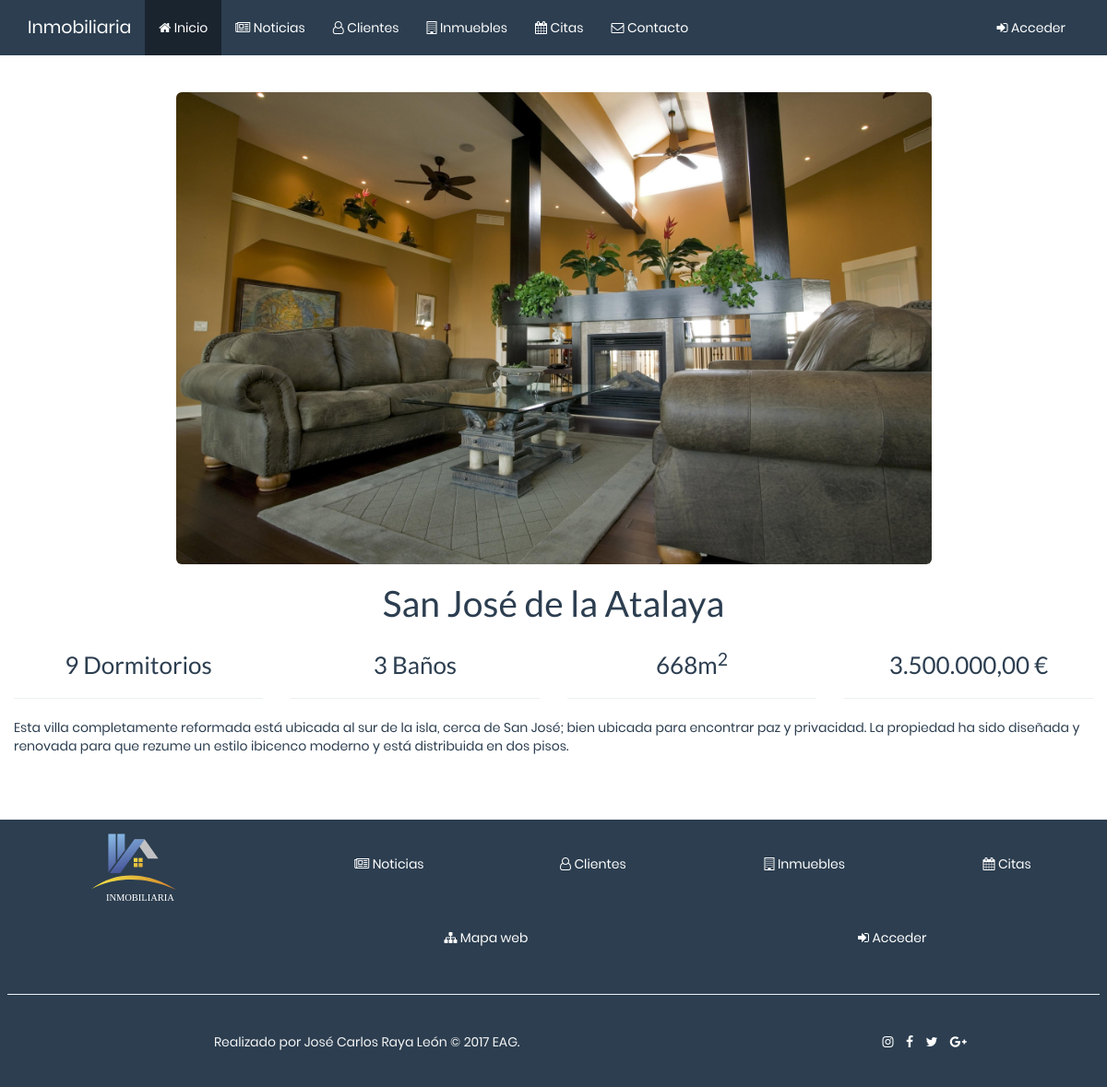
/php/inmuebles/inmueble.php?id=1, run on an earlier commit of the app's database.
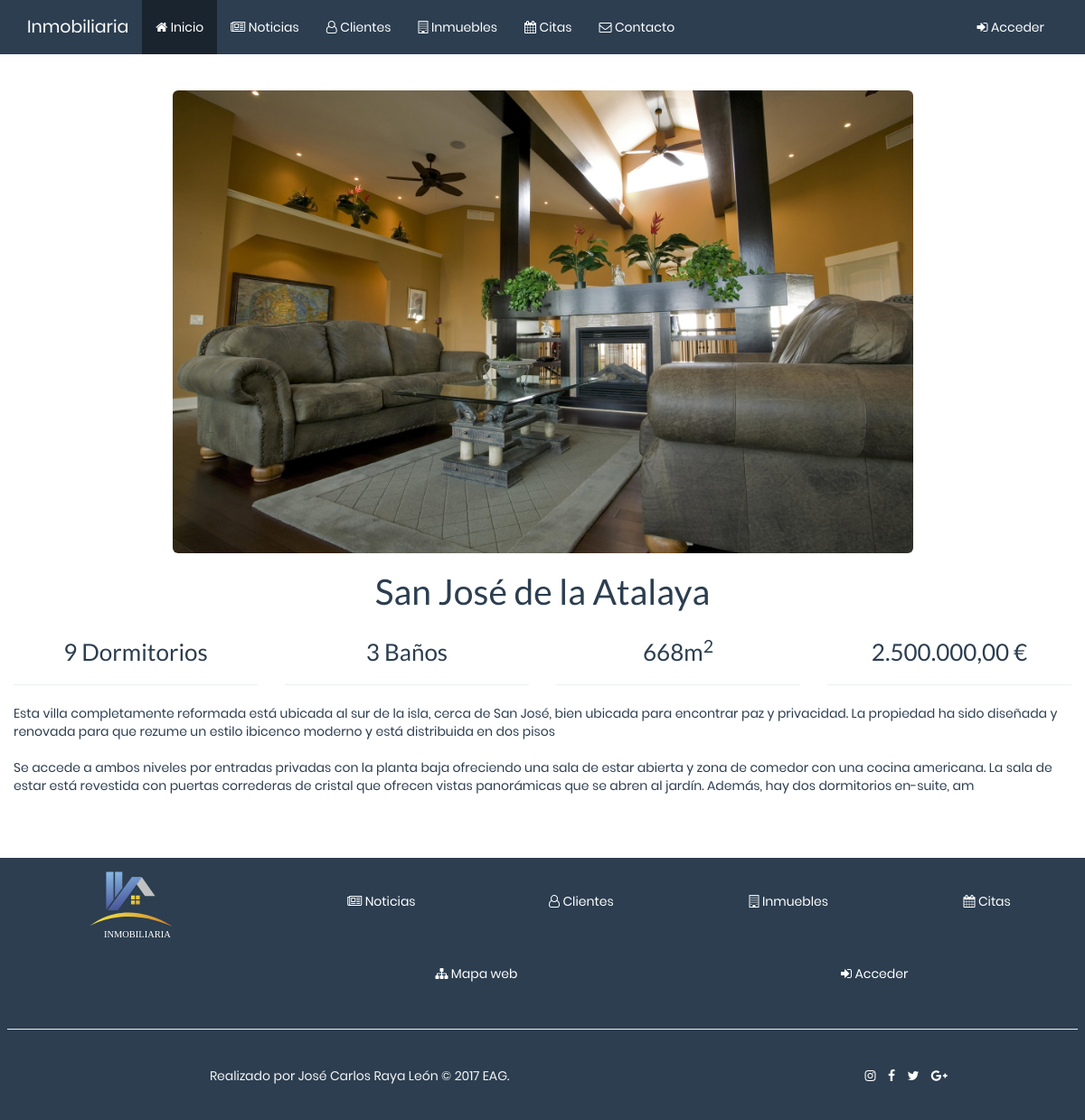
And on a later commit of the database.
### tables this page shows
CREATE TABLE `inmuebles` (
  `id` bigint(20) UNSIGNED NOT NULL,
  `direccion` varchar(150) NOT NULL,
  `descripcion` varchar(560) NOT NULL,
  `precio` decimal(12,2) NOT NULL,
  `id_cliente` bigint(20) NOT NULL,
  `imagen` varchar(50) NOT NULL
);

### php/inmuebles/inmueble.php (the view, shortened to what this page needs)
<!DOCTYPE html>
<html lang="en">
<head>
    <?php include '../funciones.php'; ?>
</head>
<body>
   <?php
    $datos = db_query("select * from inmuebles where id = $_GET[id]");
    ?>
    <div class="container text-center" id="wrap">
       <?php
        while($fila = mysqli_fetch_array($datos, MYSQLI_ASSOC)){
        ?>
        <img class="img-responsive tocenter img-rounded" src="../../img/inmuebles/<?php echo $fila['imagen'] ?>" alt="" width="70%">
        <h1><?php echo $fila['direccion'] ?></h1>
        <div class="row">
            <div class="col-sm-3">
                <h3><?php echo rand(2, 9); ?> Dormitorios</h3>
                <hr>
            </div>
            <div class="col-sm-3">
                <h3><?php echo rand(2, 4); ?> Baños</h3>
                <hr>
            </div>
            <div class="col-sm-3">
                <h3><?php echo rand(100, 1500); ?>m<sup>2</sup></h3>
                <hr>
            </div>
            <div class="col-sm-3">
                <h3><?php echo number_format($fila['precio'], 2, ',', '.') ?> €</h3>
                <hr>
            </div>
        </div>
        <p class="text-left"><?php echo nl2br($fila['descripcion']) ?></p>
        <?php
            }
        ?>
    </div>
    <div class="row">
    </div>
</body>
</html>

What changed in the data, as far as the page shows it:
changed inmuebles "San José de la Atalaya": precio "3.500.000,00" → "2.500.000,00"; descripcion "…isla, cerca de San José; bien ubicada para encontrar paz y privacidad. La propiedad ha sido diseñada y renovada para que rezume un estilo ibicenco moderno y está distribuida en dos pisos." → "…isla, cerca de San José, bien ubicada para encontrar paz y privacidad. La propiedad ha sido diseñada y renovada para que rezume un estilo ibicenco moderno y está distribuida en dos pisos Se accede a ambos niveles por entradas privadas con la planta baja ofreciendo una sala de estar abierta y zona de comedor con una cocina americana. La sala de estar está revestida con puertas correderas de cristal que ofrecen vistas panorámicas que se abren al jardín. Además, hay dos dormitorios en-suite, am"
